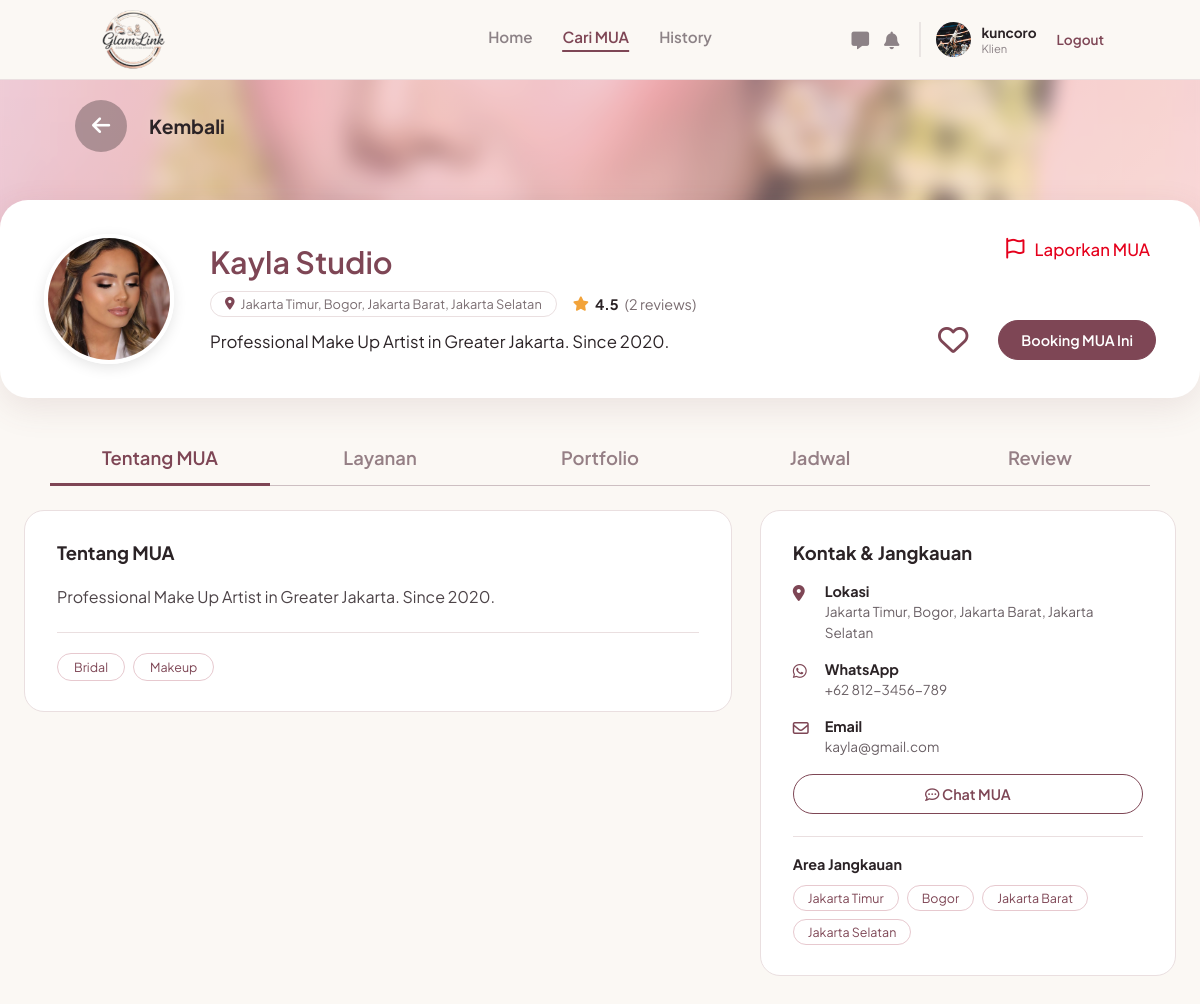
Screenshot of /klien/mua.php?id=2 (signed in) with the database file from the repository.
### tables this page shows
CREATE TABLE `users` (
  `id_user` int(11) NOT NULL,
  `nama` varchar(100) NOT NULL,
  `email` varchar(100) NOT NULL,
  `nomor_telepon` varchar(20) DEFAULT NULL,
  `nama_brand` varchar(150) DEFAULT NULL,
  `bio` text DEFAULT NULL,
  `lokasi` varchar(150) DEFAULT NULL,
  `foto_profil` varchar(255) DEFAULT NULL,
  `password` varchar(255) NOT NULL,
  `role` enum('mua','pelanggan','admin') NOT NULL,
  `dibuat_pada` timestamp NOT NULL DEFAULT current_timestamp(),
  `status_verifikasi` enum('pending','approved','rejected') NOT NULL DEFAULT 'approved',
  `alasan_tolak` varchar(255) DEFAULT NULL
);

CREATE TABLE `portfolios` (
  `id_portfolio` int(11) NOT NULL,
  `id_mua` int(11) NOT NULL,
  `foto` varchar(255) NOT NULL,
  `judul` varchar(100) DEFAULT NULL,
  `deskripsi` text DEFAULT NULL,
  `tag` varchar(150) DEFAULT NULL
);

### includes/klien_notifikasi.php (called while the page is built, shortened)
<?php
function klien_notif_tgl(string $tgl): string {
    $t = strtotime($tgl);
    return date('j', $t) . ' ' . KLIEN_NOTIF_BULAN[(int)date('n', $t)] . ' ' . date('Y', $t);
}
function klien_notif_sinkron(mysqli $koneksi, int $id_klien): void {
    $st = $koneksi->prepare("SELECT COUNT(*) AS n FROM klien_notifikasi WHERE id_pelanggan = ?");
    $st->bind_param('i', $id_klien);
    $st->execute();
    $pertama = (int)$st->get_result()->fetch_assoc()['n'] === 0 ? 1 : 0;
    $st = $koneksi->prepare("
        SELECT b.id_booking, b.no_invoice, b.tanggal_booking, b.waktu_booking, b.total_harga, b.status, b.metode_bayar, b.dibayar_pada,
               b.dibatalkan_oleh, b.is_mua_done, b.is_client_done, b.rating, b.created_at,
               COALESCE(b.dibatalkan_pada, b.created_at) AS waktu_batal, NOW() AS sekarang,
               (b.tanggal_booking = CURDATE()) AS hari_ini, (b.tanggal_booking = CURDATE() + INTERVAL 1 DAY) AS besok,
               u.nama_brand, u.nama AS nama_mua, s.nama_layanan
        FROM bookings b
        LEFT JOIN users u ON u.id_user = b.id_mua
        LEFT JOIN services s ON s.id_service = b.id_layanan
        WHERE b.id_pelanggan = ? AND (b.created_at >= NOW() - INTERVAL 60 DAY OR b.tanggal_booking >= CURDATE() - INTERVAL 60 DAY)");
    $st->bind_param('i', $id_klien);
    $st->execute();
    foreach ($st->get_result()->fetch_all(MYSQLI_ASSOC) as $b) {
        $id    = (int)$b['id_booking'];
        $tgl   = klien_notif_tgl($b['tanggal_booking']) . ' pukul ' . substr($b['waktu_booking'], 0, 5) . ' WIB';
    }
}
function klien_notif_jumlah_baru(mysqli $koneksi, int $id_klien): int {
    try {
        klien_notif_sinkron($koneksi, $id_klien);
        $st = $koneksi->prepare("SELECT COUNT(*) AS n FROM klien_notifikasi WHERE id_pelanggan = ? AND dibaca_pada IS NULL AND dihapus_pada IS NULL");
        $st->bind_param('i', $id_klien);
        $st->execute();
        return (int)$st->get_result()->fetch_assoc()['n'];
    } catch (Throwable $e) {
        return 0;
    }
}

### klien/mua.php (the view, shortened to what this page needs)
<?php
require __DIR__ . '/../includes/klien.php';
$id  = (int)($_GET['id'] ?? 0);
$m = q("SELECT * FROM users WHERE id_user = ? AND role = 'mua' AND status_verifikasi = 'approved'", [$id])[0] ?? null;
head_klien($m['nama_brand'] ?? 'MUA tidak ditemukan');
include __DIR__ . '/../navbar.php';
$tabs = ['tentang' => 'Tentang MUA', 'layanan' => 'Layanan', 'portfolio' => 'Portfolio', 'jadwal' => 'Jadwal', 'review' => 'Review'];
$tab  = isset($tabs[$_GET['tab'] ?? '']) ? $_GET['tab'] : 'tentang';
$qs   = 'id=' . $id . ($tgl ? '&tanggal=' . urlencode($tgl) : '');
$porto   = q('SELECT * FROM portfolios WHERE id_mua = ? ORDER BY id_portfolio DESC', [$id]);
$kats    = array_column(q("SELECT DISTINCT kategori FROM services WHERE id_mua = ? AND kategori <> ''", [$id]), 'kategori');
$rt      = q('SELECT ROUND(AVG(rating), 1) AS rata, COUNT(*) AS n FROM bookings WHERE id_mua = ? AND rating > 0', [$id])[0];
$mrow    = ['rating' => $rt['rata'], 'n_ulasan' => $rt['n']];
$fav     = (bool)q('SELECT 1 FROM favorit WHERE id_pelanggan = ? AND id_mua = ?', [$id_klien, $id]);
$bio     = trim((string)$m['bio']);
$ringkas = mb_strimwidth(preg_replace('/\s+/', ' ', $bio), 0, 150, '...');
$cover   = $porto[0]['foto'] ?? '';
$link_booking = 'booking.php?mua=' . $id . ($tgl ? '&tanggal=' . urlencode($tgl) : '');
?>
<div class="mua-banner">
    <?php if ($cover && file_exists(__DIR__ . '/../assets/img/' . basename($cover))) echo '<img class="banner-img" src="../assets/img/' . e(basename($cover)) . '" alt="">'; ?>
    <a class="banner-back" href="cari.php<?php echo $tgl ? '?tanggal=' . urlencode($tgl) : ''; ?>"><span><i class="fa-solid fa-arrow-left"></i></span> Kembali</a>
</div>
<section class="mua-head-card">
    <?php echo foto($m['foto_profil'], 'avatar xl'); ?>
    <div class="mua-head-main">
        <h1><?php echo e($m['nama_brand']); ?></h1>
        <div class="mua-head-meta"><span class="pill"><i class="fa-solid fa-location-dot"></i> <?php echo e($m['lokasi']); ?></span><?php echo rating_teks($mrow); ?></div>
        <p class="short"><?php echo e($ringkas); ?></p>
    </div>
    <div class="head-actions">
        <button type="button" class="lapor-btn" onclick="document.getElementById('dlg-lapor').showModal()"><i class="fa-regular fa-flag"></i> Laporkan MUA</button>
        <div class="head-actions-row">
            <form method="POST" action="favorit.php"><?php echo csrf_field(); ?>
                <button class="heart-btn<?php echo $fav ? ' on' : ''; ?>" type="submit" title="<?php echo $fav ? 'Hapus dari favorit' : 'Tambahkan ke favorit'; ?>" aria-pressed="<?php echo $fav ? 'true' : 'false'; ?>"><i class="fa-<?php echo $fav ? 'solid' : 'regular'; ?> fa-heart"></i></button></form>
            <a class="kb-fill" href="<?php echo $link_booking; ?>">Booking MUA Ini</a>
        </div>
    </div>
</section>
<nav class="det-tabs"><?php foreach ($tabs as $k => $l) echo '<a href="?' . $qs . '&tab=' . $k . '" class="' . ($tab === $k ? 'on' : '') . '">' . $l . '</a>'; ?></nav>
<main class="det-wrap">
<?php if ($tab === 'tentang'):
    $wa = format_wa($m['nomor_telepon']);
    $area = array_filter(array_map('trim', preg_split('/\s*[,\/&]\s*|\s+dan\s+/i', (string)$m['lokasi']))); ?>
    <div class="det-grid">
        <div class="det-card">
            <h2>Tentang MUA</h2>
            <div class="isi"><?php echo $bio !== '' ? nl2br(e($bio)) : '<span class="muted">MUA ini belum menuliskan deskripsi.</span>'; ?></div>
            <?php if ($kats) { echo '<div class="chips">'; foreach ($kats as $k) echo '<span class="chip">' . e($k) . '</span>'; echo '</div>'; } ?>
        </div>
        <div class="det-card">
            <h2>Kontak &amp; Jangkauan</h2>
            <div class="kontak-item"><i class="fa-solid fa-location-dot"></i><div><b>Lokasi</b><span><?php echo e($m['lokasi'] ?: '-'); ?></span></div></div>
            <div class="kontak-item"><i class="fa-brands fa-whatsapp"></i><div><b>WhatsApp</b><span><?php echo $wa ? e($wa['tampil']) : '-'; ?></span></div></div>
            <div class="kontak-item"><i class="fa-regular fa-envelope"></i><div><b>Email</b><a href="mailto:<?php echo e($m['email']); ?>"><?php echo e($m['email']); ?></a></div></div>
            <a class="kb-outline" style="display:block;margin:4px 0 22px" href="chat.php?dengan=<?php echo $id; ?>"><i class="fa-regular fa-comment-dots"></i> Chat MUA</a>
            <?php if ($area): ?><div class="area-box"><b>Area Jangkauan</b><div class="chips"><?php foreach ($area as $a) echo '<span class="chip">' . e($a) . '</span>'; ?></div></div><?php endif; ?>
        </div>
    </div>
<?php endif; ?>
</main>
<?php bottom_nav();

### includes/klien.php (shortened to what this page needs)
<?php
require_once __DIR__ . '/../koneksi.php';
function q($sql, $params = []) {
    global $koneksi;
    $st = $koneksi->prepare($sql);
    if ($params) { $st->bind_param(str_repeat('s', count($params)), ...$params); }
    $st->execute();
    $r = $st->get_result();
    return $r ? $r->fetch_all(MYSQLI_ASSOC) : [];
}
function e($v)      { return htmlspecialchars((string)$v, ENT_QUOTES); }
function foto($file, $kelas = '', $ikon = 'fa-user') {
    $f = basename((string)$file);
    if ($f !== '' && file_exists(__DIR__ . '/../assets/img/' . $f)) {
        return '<img class="' . $kelas . '" src="../assets/img/' . e($f) . '" alt="">';
    }
    return '<div class="' . $kelas . ' foto-kosong"><i class="fa-solid ' . $ikon . '"></i></div>';
}
function rating_teks($m) {
    return '<span class="rate"><i class="fa-solid fa-star"></i> <b>' . number_format((float)$m['rating'], 1) . '</b> <span class="muted">(' . (int)$m['n_ulasan'] . ' reviews)</span></span>';
}
function format_wa($tel) {
    $d = preg_replace('/\D/', '', (string)$tel);
    if (strpos($d, '0') === 0) $d = '62' . substr($d, 1); elseif (strpos($d, '62') !== 0) $d = '62' . $d;
    $r = substr($d, 2);
    return ['tampil' => rtrim('+62 ' . substr($r, 0, 3) . '-' . substr($r, 3, 4) . '-' . substr($r, 7), '-'), 'link' => 'https://wa.me/' . $d];
}
function head_klien($judul) {
    echo '<!DOCTYPE html><html lang="id"><head><meta charset="UTF-8"><meta name="viewport" content="width=device-width, initial-scale=1.0"><title>' . e($judul) . ' - GlamLink</title>
<link rel="stylesheet" href="https://cdnjs.cloudflare.com/ajax/libs/font-awesome/6.4.0/css/all.min.css">
<link href="https://fonts.googleapis.com/css2?family=Plus+Jakarta+Sans:wght@400;500;600;700&display=swap" rel="stylesheet">
<link rel="stylesheet" href="../assets/css/navbar.css"><link rel="stylesheet" href="../assets/css/klien.css"></head><body>';
}
function bottom_nav() {
    echo '<nav class="bottom-nav">';
    echo '</nav></body></html>';
}

### navbar.php (shortened to what this page needs)
<?php
$path_prefix = in_array(basename(dirname($_SERVER['PHP_SELF'])), ['mua', 'klien']) ? '../' : '';
$nav_logged_in = isset($_SESSION['status_login']) && $_SESSION['status_login'] == true;
$nav_role = isset($_SESSION['role']) ? $_SESSION['role'] : '';
if ($nav_logged_in && in_array($nav_role, ['mua', 'pelanggan']) && isset($koneksi)) {
    $id_mua_nav = $_SESSION['id_user'];
    $nav_query = mysqli_query($koneksi, "SELECT nama, nama_brand, foto_profil, status_verifikasi FROM users WHERE id_user = '$id_mua_nav'");
    $nav_profil = mysqli_fetch_assoc($nav_query);
}
?>
<header class="navbar">
    <div class="logo">
        <a href="<?php echo $path_prefix; ?>index.php">
            <img src="<?php echo $path_prefix; ?>assets/img/logo.png" alt="GlamLink">
        </a>
    </div>
    <?php if (!$nav_logged_in): ?>
        <div class="nav-links">
            <a href="<?php echo $path_prefix; ?>login.php" class="btn-text">Masuk</a>
            <a href="<?php echo $path_prefix; ?>login.php" class="btn-outline">Masuk Sebagai MUA</a>
            <a href="<?php echo $path_prefix; ?>register.php" class="btn-filled">Daftar</a>
        </div>
    <?php elseif ($nav_role == 'pelanggan'): ?>
        <?php $hal = basename($_SERVER['SCRIPT_NAME']); ?>
        <div class="nav-menu-mua">
            <a href="<?php echo $path_prefix; ?>klien/index.php" class="<?php echo $hal == 'index.php' ? 'active' : ''; ?>">Home</a>
            <a href="<?php echo $path_prefix; ?>klien/cari.php" class="<?php echo in_array($hal, ['cari.php', 'mua.php', 'booking.php']) ? 'active' : ''; ?>">Cari MUA</a>
            <a href="<?php echo $path_prefix; ?>klien/history.php" class="<?php echo $hal == 'history.php' ? 'active' : ''; ?>">History</a>
        </div>
        <div class="nav-profile-mua">
            <div class="nav-icons">
                <?php
                require_once __DIR__ . '/includes/chat.php';
                ?>
                <a href="<?php echo $path_prefix; ?>klien/chat.php" class="icon-btn" title="Chat">
                    <i class="fa-solid fa-message"></i>
                </a>
                <?php
                require_once __DIR__ . '/includes/klien_notifikasi.php';
                $nav_notif_klien = (($koneksi ?? null) instanceof mysqli) ? klien_notif_jumlah_baru($koneksi, (int)$_SESSION['id_user']) : 0;
                ?>
                <a href="<?php echo $path_prefix; ?>klien/notifikasi.php" class="icon-btn" title="Notifikasi">
                    <i class="fa-solid fa-bell"></i>
                </a>
            </div>
            <a href="<?php echo $path_prefix; ?>klien/profil.php" style="text-decoration:none;color:inherit;">
                <div class="profile-info">
                    <?php if (!empty($nav_profil['foto_profil']) && file_exists(__DIR__ . '/assets/img/' . basename($nav_profil['foto_profil']))): ?>
                        <img src="<?php echo $path_prefix; ?>assets/img/<?php echo htmlspecialchars(basename($nav_profil['foto_profil'])); ?>" alt="Profile">
                    <?php else: ?>
                        <div style="width:35px;height:35px;background:#e0d8da;border-radius:50%;display:flex;align-items:center;justify-content:center;color:#fff;font-size:0.8rem;"><i class="fa-solid fa-user"></i></div>
                    <?php endif; ?>
                    <div class="profile-text">
                        <span class="brand-name"><?php echo htmlspecialchars($nav_profil['nama'] ?? 'Klien'); ?></span>
                        <span class="role-text">Klien</span>
                    </div>
                </div>
            </a>
            <a href="<?php echo $path_prefix; ?>logout.php" class="logout-link">Logout</a>
        </div>
    <?php endif; ?>
</header>

### assets/css/navbar.css (style rules this page uses)
:root { --gl-primary: #7E4655; --gl-primary-dark: #623642; --gl-soft: #f0e6e9; }
.navbar { position: fixed; inset: 0 0 auto 0; height: 80px; display: flex; align-items: center; justify-content: space-between; padding: 0 8%; background-color: #FBF8F4; border-bottom: 1px solid #eadfe0; box-sizing: border-box; z-index: 1000; font-family: 'Plus Jakarta Sans', sans-serif; }
.navbar .logo { display: flex; align-items: center; }
.navbar .logo img { display: block; height: 60px; width: auto; }
.nav-menu-mua { display: flex; gap: 30px; font-weight: 600; font-size: 0.95rem; position: absolute; left: 50%; transform: translateX(-50%); }
.nav-menu-mua a { text-decoration: none; color: #8c8286; transition: 0.3s; font-family: 'Plus Jakarta Sans', sans-serif; }
.nav-menu-mua a:hover, .nav-menu-mua a.active { color: var(--gl-primary); }
.nav-menu-mua a.active { border-bottom: 2px solid var(--gl-primary); padding-bottom: 4px; }
.nav-profile-mua { display: flex; align-items: center; gap: 20px; }
.nav-icons { display: flex; gap: 15px; }
.nav-icons .icon-btn { position: relative; color: #8c8286; font-size: 1.1rem; text-decoration: none; }
.profile-info { display: flex; align-items: center; gap: 10px; border-left: 2px solid #eae5e3; padding-left: 15px; }
.profile-info img { width: 35px; height: 35px; border-radius: 50%; object-fit: cover; }
.profile-text { display: flex; flex-direction: column; }
.profile-text .brand-name { font-weight: 700; color: #2b2326; font-size: 0.85rem; }
.profile-text .role-text { font-size: 0.7rem; color: #8c8286; }
.logout-link { color: var(--gl-primary); font-size: 0.85rem; text-decoration: none; font-weight: 600; }

### rows the page displays
users: foto_profil (picture), nama "kuncoro"
portfolios: foto (picture)
users: foto_profil (picture), nama_brand "Kayla Studio", lokasi "Jakarta Timur, Bogor, Jakarta Barat, Jakarta Selatan", bio "Professional Make Up Artist in Greater Jakarta. Since 2020.", nomor_telepon "+62 812-3456-789", email "kayla@gmail.com", lokasi "Jakarta Timur", lokasi "Bogor", lokasi "Jakarta Barat", lokasi "Jakarta Selatan"

### other values shown
$m['rating'] "4.5"
$m['n_ulasan'] "2"
$l "Tentang MUA"
$l "Layanan"
$l "Portfolio"
$l "Jadwal"
$l "Review"
$k "Bridal"
$k "Makeup"
